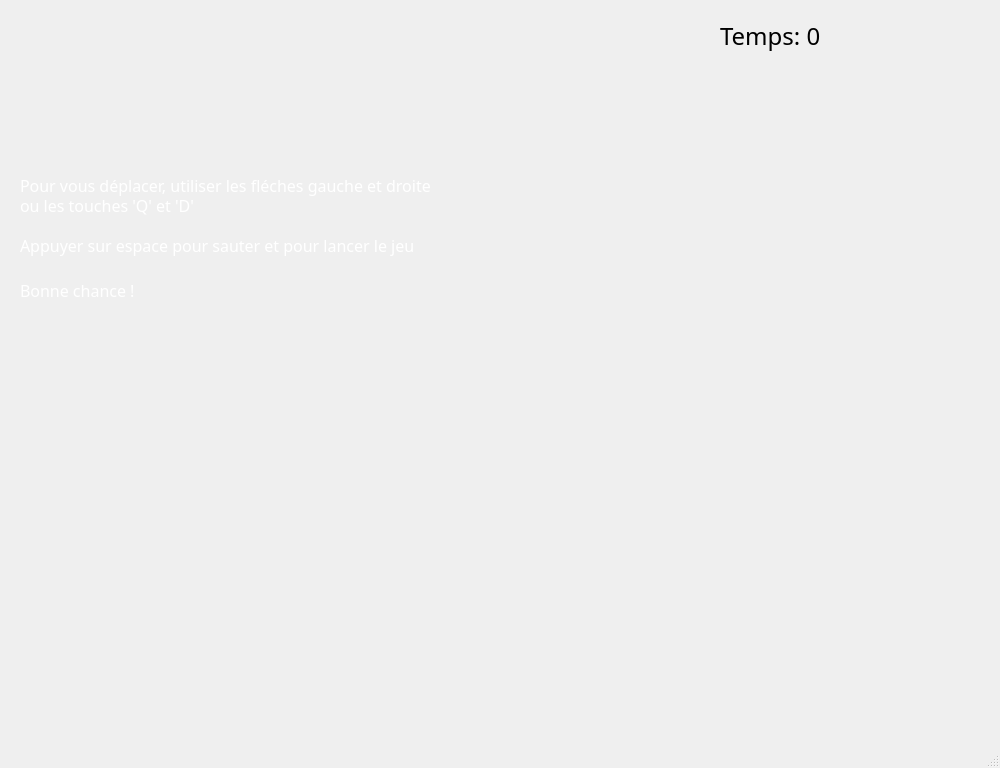
<?xml version="1.0" encoding="UTF-8"?>
<ui version="4.0">
 <class>TheGameLoop</class>
 <widget class="QMainWindow" name="TheGameLoop">
  <property name="geometry">
   <rect>
    <x>0</x>
    <y>0</y>
    <width>1000</width>
    <height>768</height>
   </rect>
  </property>
  <property name="windowTitle">
   <string>theGameloop</string>
  </property>
  <widget class="QWidget" name="centralwidget">
   <widget class="QLabel" name="Result">
    <property name="geometry">
     <rect>
      <x>190</x>
      <y>200</y>
      <width>601</width>
      <height>291</height>
     </rect>
    </property>
    <property name="font">
     <font>
      <family>OCR A Extended</family>
      <pointsize>30</pointsize>
      <weight>50</weight>
      <bold>false</bold>
      <kerning>false</kerning>
     </font>
    </property>
    <property name="text">
     <string/>
    </property>
   </widget>
   <widget class="QLabel" name="temps">
    <property name="geometry">
     <rect>
      <x>720</x>
      <y>10</y>
      <width>271</width>
      <height>51</height>
     </rect>
    </property>
    <property name="font">
     <font>
      <family>OCR A Extended</family>
      <pointsize>18</pointsize>
      <weight>50</weight>
      <bold>false</bold>
     </font>
    </property>
    <property name="cursor">
     <cursorShape>ForbiddenCursor</cursorShape>
    </property>
    <property name="lineWidth">
     <number>8</number>
    </property>
    <property name="text">
     <string>Temps: 0</string>
    </property>
   </widget>
   <widget class="QLabel" name="labelTuto1">
    <property name="geometry">
     <rect>
      <x>20</x>
      <y>160</y>
      <width>481</width>
      <height>51</height>
     </rect>
    </property>
    <property name="font">
     <font>
      <family>Sylfaen</family>
      <pointsize>12</pointsize>
     </font>
    </property>
    <property name="styleSheet">
     <string notr="true">QLabel{ color: white;}</string>
    </property>
    <property name="text">
     <string>Pour vous déplacer, utiliser les fléches gauche et droite</string>
    </property>
   </widget>
   <widget class="QLabel" name="labelTuto2">
    <property name="geometry">
     <rect>
      <x>20</x>
      <y>190</y>
      <width>291</width>
      <height>31</height>
     </rect>
    </property>
    <property name="font">
     <font>
      <family>Sylfaen</family>
      <pointsize>12</pointsize>
     </font>
    </property>
    <property name="styleSheet">
     <string notr="true">QLabel{ color: white;}</string>
    </property>
    <property name="text">
     <string>ou les touches 'Q' et 'D'</string>
    </property>
   </widget>
   <widget class="QLabel" name="labelTuto4">
    <property name="geometry">
     <rect>
      <x>20</x>
      <y>230</y>
      <width>481</width>
      <height>31</height>
     </rect>
    </property>
    <property name="font">
     <font>
      <family>Sylfaen</family>
      <pointsize>12</pointsize>
     </font>
    </property>
    <property name="styleSheet">
     <string notr="true">QLabel{ color: white;}</string>
    </property>
    <property name="text">
     <string>Appuyer sur espace pour sauter et pour lancer le jeu</string>
    </property>
   </widget>
   <widget class="QLabel" name="labelTuto3">
    <property name="geometry">
     <rect>
      <x>20</x>
      <y>280</y>
      <width>471</width>
      <height>21</height>
     </rect>
    </property>
    <property name="font">
     <font>
      <family>Sylfaen</family>
      <pointsize>12</pointsize>
     </font>
    </property>
    <property name="styleSheet">
     <string notr="true">QLabel{ color: white;}</string>
    </property>
    <property name="text">
     <string>Bonne chance !</string>
    </property>
   </widget>
  </widget>
  <widget class="QMenuBar" name="menubar">
   <property name="geometry">
    <rect>
     <x>0</x>
     <y>0</y>
     <width>1000</width>
     <height>26</height>
    </rect>
   </property>
  </widget>
  <widget class="QStatusBar" name="statusbar"/>
 </widget>
 <resources/>
 <connections/>
</ui>
